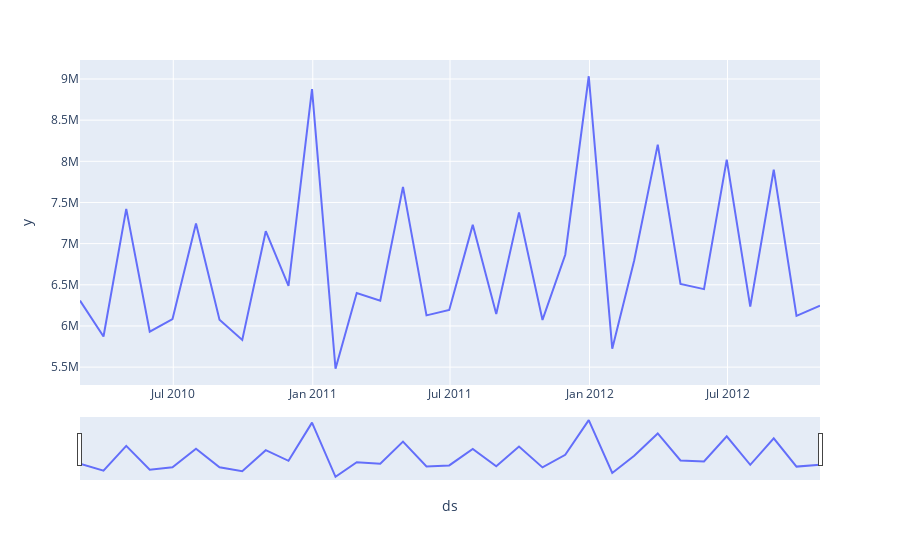

Notebook cell for this chart:
### Code cell
fig = px.line(STORE_1_SERIES, x='ds', y="y")
fig.update_xaxes(rangeslider_visible=True)
fig.show()
